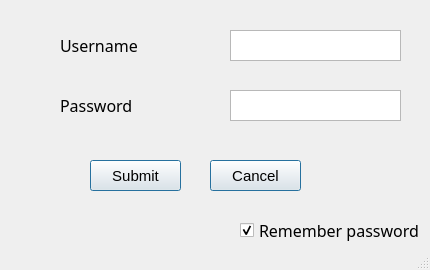
<?xml version="1.0" encoding="UTF-8"?>
<ui version="4.0">
 <class>LoginW</class>
 <widget class="QMainWindow" name="LoginW">
  <property name="geometry">
   <rect>
    <x>0</x>
    <y>0</y>
    <width>430</width>
    <height>270</height>
   </rect>
  </property>
  <property name="sizePolicy">
   <sizepolicy hsizetype="Fixed" vsizetype="Fixed">
    <horstretch>0</horstretch>
    <verstretch>0</verstretch>
   </sizepolicy>
  </property>
  <property name="minimumSize">
   <size>
    <width>430</width>
    <height>270</height>
   </size>
  </property>
  <property name="maximumSize">
   <size>
    <width>430</width>
    <height>270</height>
   </size>
  </property>
  <property name="windowTitle">
   <string>Login</string>
  </property>
  <property name="windowIcon">
   <iconset>
    <normaloff>images/Icon.ico</normaloff>images/Icon.ico</iconset>
  </property>
  <property name="iconSize">
   <size>
    <width>42</width>
    <height>42</height>
   </size>
  </property>
  <widget class="QWidget" name="centralwidget">
   <widget class="QPlainTextEdit" name="Username">
    <property name="geometry">
     <rect>
      <x>230</x>
      <y>30</y>
      <width>171</width>
      <height>31</height>
     </rect>
    </property>
    <property name="font">
     <font>
      <pointsize>12</pointsize>
     </font>
    </property>
   </widget>
   <widget class="QLabel" name="Bg">
    <property name="geometry">
     <rect>
      <x>-1</x>
      <y>-30</y>
      <width>501</width>
      <height>311</height>
     </rect>
    </property>
    <property name="maximumSize">
     <size>
      <width>16777215</width>
      <height>16777215</height>
     </size>
    </property>
    <property name="text">
     <string/>
    </property>
    <property name="pixmap">
     <pixmap>images/Rat.gif</pixmap>
    </property>
   </widget>
   <widget class="QPlainTextEdit" name="Password">
    <property name="geometry">
     <rect>
      <x>230</x>
      <y>90</y>
      <width>171</width>
      <height>31</height>
     </rect>
    </property>
    <property name="font">
     <font>
      <pointsize>12</pointsize>
     </font>
    </property>
   </widget>
   <widget class="QPushButton" name="Submit_Button">
    <property name="geometry">
     <rect>
      <x>90</x>
      <y>160</y>
      <width>91</width>
      <height>31</height>
     </rect>
    </property>
    <property name="font">
     <font>
      <pointsize>11</pointsize>
     </font>
    </property>
    <property name="text">
     <string>Submit</string>
    </property>
    <property name="autoDefault">
     <bool>false</bool>
    </property>
    <property name="default">
     <bool>true</bool>
    </property>
    <property name="flat">
     <bool>false</bool>
    </property>
   </widget>
   <widget class="QPushButton" name="Cancel_button">
    <property name="geometry">
     <rect>
      <x>210</x>
      <y>160</y>
      <width>91</width>
      <height>31</height>
     </rect>
    </property>
    <property name="font">
     <font>
      <pointsize>11</pointsize>
     </font>
    </property>
    <property name="text">
     <string>Cancel</string>
    </property>
    <property name="autoDefault">
     <bool>false</bool>
    </property>
    <property name="default">
     <bool>true</bool>
    </property>
    <property name="flat">
     <bool>false</bool>
    </property>
   </widget>
   <widget class="QCheckBox" name="checkBox">
    <property name="geometry">
     <rect>
      <x>240</x>
      <y>220</y>
      <width>181</width>
      <height>21</height>
     </rect>
    </property>
    <property name="font">
     <font>
      <family>MingLiU_HKSCS-ExtB</family>
      <pointsize>12</pointsize>
      <underline>false</underline>
      <strikeout>false</strikeout>
     </font>
    </property>
    <property name="autoFillBackground">
     <bool>true</bool>
    </property>
    <property name="text">
     <string>Remember password</string>
    </property>
    <property name="iconSize">
     <size>
      <width>36</width>
      <height>36</height>
     </size>
    </property>
    <property name="checked">
     <bool>true</bool>
    </property>
   </widget>
   <widget class="QLabel" name="label">
    <property name="geometry">
     <rect>
      <x>60</x>
      <y>30</y>
      <width>101</width>
      <height>31</height>
     </rect>
    </property>
    <property name="font">
     <font>
      <family>Kristen ITC</family>
      <pointsize>12</pointsize>
     </font>
    </property>
    <property name="autoFillBackground">
     <bool>true</bool>
    </property>
    <property name="text">
     <string>Username</string>
    </property>
   </widget>
   <widget class="QLabel" name="label_2">
    <property name="geometry">
     <rect>
      <x>60</x>
      <y>90</y>
      <width>101</width>
      <height>31</height>
     </rect>
    </property>
    <property name="font">
     <font>
      <family>Kristen ITC</family>
      <pointsize>12</pointsize>
     </font>
    </property>
    <property name="autoFillBackground">
     <bool>true</bool>
    </property>
    <property name="text">
     <string>Password</string>
    </property>
   </widget>
   <zorder>Bg</zorder>
   <zorder>Username</zorder>
   <zorder>Password</zorder>
   <zorder>Submit_Button</zorder>
   <zorder>Cancel_button</zorder>
   <zorder>checkBox</zorder>
   <zorder>label</zorder>
   <zorder>label_2</zorder>
  </widget>
  <widget class="QMenuBar" name="menubar">
   <property name="geometry">
    <rect>
     <x>0</x>
     <y>0</y>
     <width>430</width>
     <height>21</height>
    </rect>
   </property>
  </widget>
  <widget class="QStatusBar" name="statusbar"/>
 </widget>
 <resources/>
 <connections/>
</ui>
